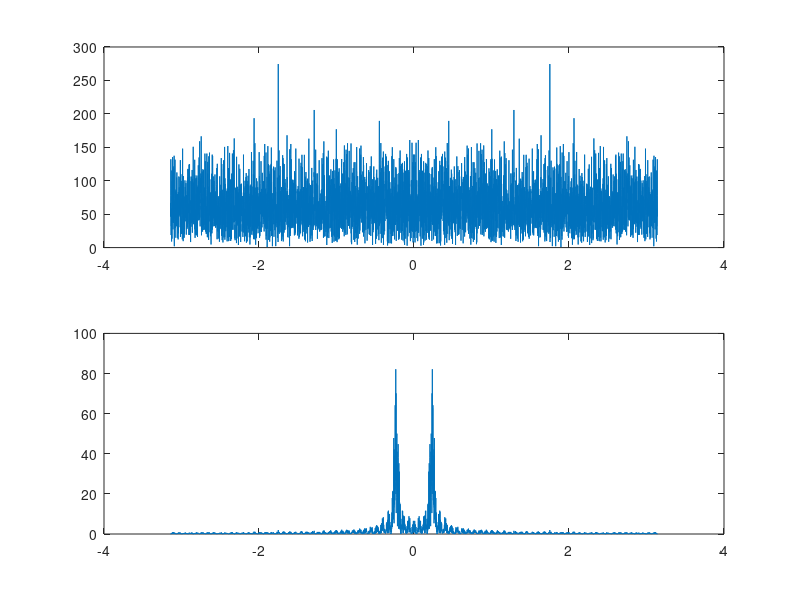
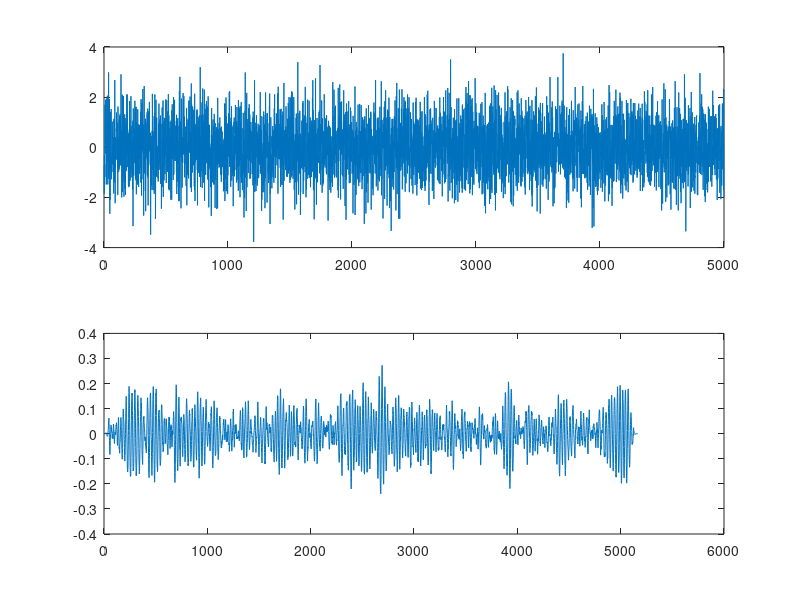

Source code (MATLAB) for these figures, in order:
function message = decode           %Returns the message
    carrier = 600;                      %Hz
    Fs = 16384;                          %Samples/second
    lTx = .0625;                          %Length of each transmission in seconds
    params = [carrier, Fs, lTx];
    signal = wgn(5000, 1, 0);
%     signal = RecordSound(5, params);
    bandpassed = band_pass(signal, carrier, params);   %Used to find start of signal, then discarded
%     t0 = find_start(bandpassed, params);  %Find the point where the actual transmission begins
%     [b, a] = butter(10, 600, 'bandpass');
%     DataOut = filter(b, a, signal);
%     d = fdesign.bandpass('N,F3dB1,F3dB2', 10, 500, 700);
%     Hd = design(d, 'FIR');
%     freqz(Hd)
    f1 = linspace(-pi, pi, length(signal));
    f2 = linspace(-pi, pi, length(bandpassed));
    subplot(211)
    plot(f1, abs(fftshift(fft(signal))))
    subplot(212)
    plot(f2, abs(fftshift(fft(bandpassed))))
    figure
    subplot(211)
    plot(signal)
    subplot(212)
    plot(bandpassed)
    sound(signal, Fs)
    pause(1.5)
    sound(2*bandpassed, Fs)
%     axis([-.3, .3, 0, inf])
end

function res = RecordSound(time, params)
    recObj = audiorecorder(params(2), 8, 1);
    disp('Begin Recording.')
    recordblocking(recObj, time);
    disp('End of Recording.');
    play(recObj);
    res = getaudiodata(recObj);
end

function t0 = find_start(signal, ~)    %Finds the time when the cos wave is first heard.
    cutoff = .01;                         %Amplitude where we decide it's a new signal! Woohoo!
    for i = 1:length(signal)
        if signal(i) > cutoff
            t0 = i
            break
        end
    end
end

function filtered = low_pass(signal, freq, params)      %Low passes signal w/cutoff of freq
    Fs = params(2);
    wc = freq*2*pi/Fs;
    n = -42:41;
    h = wc/pi*sinc(wc*n/pi);
    filtered = conv(signal, h);
end

function filtered = high_pass(signal, freq, params)     %High passes signal w/cutoff of freq
    Fs = params(2);
    kroneckerDelta = @(n) n==0;                         %A function for delta
    wc = freq*2*pi/Fs;
    n = -42:41;
    h = kroneckerDelta(n) -  wc/pi*sinc(wc*n/pi);
    filtered = conv(signal, h);
end

function filtered = band_pass(signal, freq, params)     %Returns a bandpasses signal w/passband of 40 Hz
    low_passed = low_pass(signal, freq + 50, params);
    filtered = high_pass(low_passed, freq - 50, params);
end